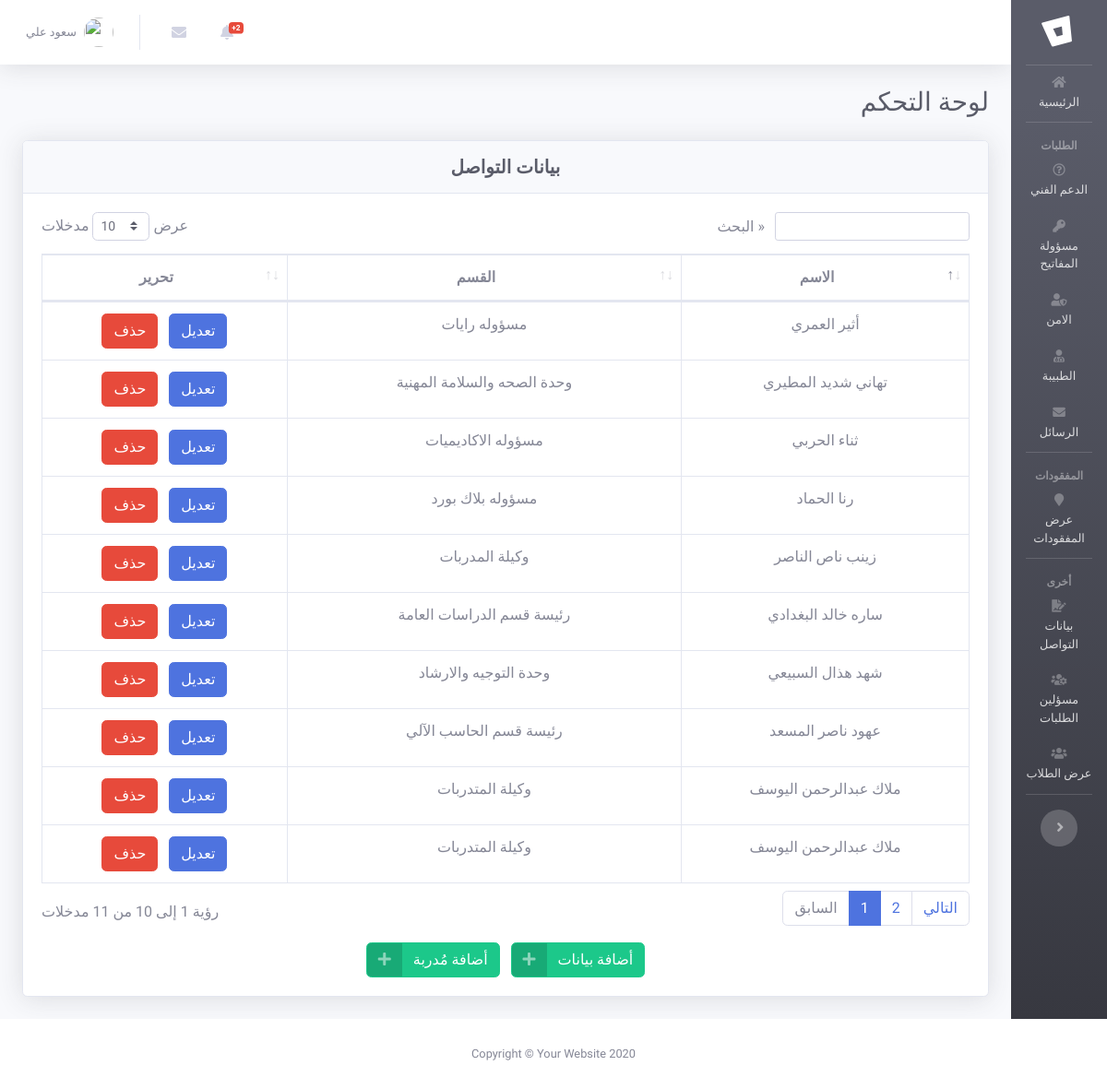
The page /dashboard/list.php (signed in) on the database its author committed.
### tables this page shows
CREATE TABLE `info_list` (
  `id` int(11) NOT NULL,
  `name` varchar(225) NOT NULL,
  `email` varchar(225) NOT NULL,
  `depart` varchar(225) NOT NULL,
  `rank` int(11) DEFAULT NULL,
  `supervisor` int(11) NOT NULL DEFAULT '0'
);

### dashboard/includes/DataBase.php (called while the page is built, shortened)
<?php
class Database
{
    protected $_db;
    static $_instance;
    private $host = 'localhost';
    private $db_name = 'tvtc_test';
    private $username = 'root';
    private $password = '';
    private function __construct() {
        try{
            $this->_db = new PDO('mysql:host='.$this->host .';dbname='.$this->db_name .';charset=utf8mb4', ''.$this->username .'', ''.$this->password .'', [PDO::ATTR_ERRMODE => PDO::ERRMODE_EXCEPTION,PDO::ATTR_DEFAULT_FETCH_MODE => PDO::FETCH_ASSOC]);
        }catch(PDOException $e){
            $errorId = 6;
            require 'error.php';
            exit;
        }
    }
    public static function getInstance() {
        if (!(self::$_instance instanceof self)) {
            self::$_instance = new self();
        }
        return self::$_instance;
    }
    public function __call ( $method, $args ) {
        if ( is_callable(array($this->_db, $method)) ) {
            return call_user_func_array(array($this->_db, $method), $args);
        }
        else {
            throw new BadMethodCallException('Undefined method Database::' . $method);
        }
    }
}
$conn = Database::getInstance();

### dashboard/list.php (the view, shortened to what this page needs)
<?php include "includes/head.php";?>
<body id="page-top" >
<div id="wrapper">
    <?php include "includes/menu.php" ?>
    <div id="content-wrapper" class="d-flex flex-column">
        <div id="content">
            <nav class="navbar navbar-expand navbar-light bg-white topbar mb-4 static-top shadow">
                <ul class="navbar-nav mr-auto">
                    <?php include "includes/alert.php"?>
                    <?php include "includes/msg.php"?>
                    <?php include "includes/logout-menu.php"?>
                </ul>
            </nav>
            <div class="container-fluid">
                <div class="d-sm-flex align-items-center justify-content-between mb-4">
                    <h1 class="h3 mb-0 text-gray-800 text-right Fonty">لوحة التحكم</h1>
                </div>
                <div class="row">
                    <div class="col-xl-12 col-lg-12">
                        <div class="card shadow mb-4">
                            <div class="card-header py-3 ">
                                <h5 class="m-0 font-weight-bold text-dark text-center">بيانات التواصل</h5>
                            </div>
                            <div class="card-body" style="direction: ltr;">
                                <div class="table-responsive">
                                    <table class="table table-bordered text-center" id="dataTable" width="100%" cellspacing="0" dir="rtl">
                                        <thead dir="">
                                        <tr>
                                            <th>الاسم</th>
                                            <th>القسم</th>
                                            <th>تحرير</th>
                                        </tr>
                                        </thead>
                                        <tbody>
                                        <?php
                                        $stmt=$conn->prepare("SELECT * FROM `info_list` ORDER BY `info_list`.`rank` DESC");
                                        $stmt->execute();
                                        if($stmt->rowCount() > 0) :
                                            $rows = $stmt->fetchAll();
                                            foreach ($rows as $row) :
                                                ?>
                                                <tr>
                                                    <td><?=$row['name']?></td>
                                                    <td><?php echo $row['depart']?></td>
                                                    <td><a href="edit-lsit.php?id=<?=$row['id']?>" class="btn btn-primary">تعديل</a> &nbsp; <a href="#dlete" onclick="myf(<?=$row['id']?>)"  class="btn btn-danger">حذف</a> </td>
                                                </tr>
                                            <?php
                                            endforeach;
                                        endif;
                                        ?>
                                        </tbody>
                                    </table>
                                    <div class="text-center pt-3 ">
                                        <a href="add-list.php?supervisor" class="btn btn-success btn-icon-split"><span class="icon text-white-50"><i class="fas fa-plus"></i></span><span class="text"> أضافة مُدربة </span></a> &nbsp; <a href="add-list.php" class="btn btn-success btn-icon-split"><span class="icon text-white-50"><i class="fas fa-plus"></i></span><span class="text"> أضافة بيانات </span></a>
                                    </div>
                                </div>
                            </div>
                        </div>
                    </div>
                </div>
            </div>
        </div>
    </div>
</div>
<footer class="sticky-footer bg-white">
    <div class="container my-auto">
        <div class="copyright text-center my-auto">
            <span>Copyright &copy; Your Website 2020</span>
        </div>
    </div>
</footer>
</body>
</html>

### dashboard/css/mystyle.css (style rules this page uses)
.Fonty { font-family: 'Tajawal', sans-serif; }

### dashboard/list.php (style rules this page uses)
.navbar-nav { padding-right: 0; }
* { font-family: 'Tajawal', sans-serif; }

### rows shown on the page
info_list: name "أثير العمري", depart "مسؤوله رايات"
info_list: name "ثناء الحربي", depart "مسؤوله الاكاديميات"
info_list: name "رنا الحماد", depart "مسؤوله بلاك بورد"
info_list: name "عهود ناصر المسعد", depart "رئيسة قسم الحاسب الآلي"
info_list: name "ساره خالد البغدادي", depart "رئيسة قسم الدراسات العامة"
info_list: name "زينب ناص الناصر", depart "وكيلة المدربات"
info_list: name "ملاك عبدالرحمن اليوسف", depart "وكيلة المتدربات"
info_list: name "ملاك عبدالرحمن اليوسف", depart "وكيلة المتدربات"
info_list: name "شهد هذال السبيعي", depart "وحدة التوجيه والارشاد"
info_list: name "تهاني شديد المطيري", depart "وحدة الصحه والسلامة المهنية"

### other values the page prints
$count "2"
$_SESSION['dashName:TVTC'] "سعود علي"
